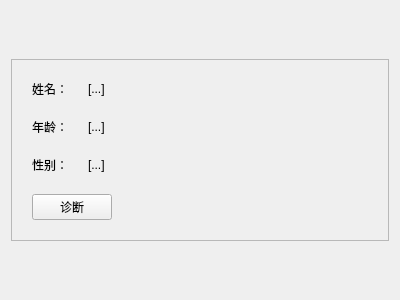
<?xml version="1.0" encoding="UTF-8"?>
<ui version="4.0">
 <class>PatientCard</class>
 <widget class="QWidget" name="PatientCard">
  <property name="geometry">
   <rect>
    <x>0</x>
    <y>0</y>
    <width>400</width>
    <height>300</height>
   </rect>
  </property>
  <property name="windowTitle">
   <string>Form</string>
  </property>
  <layout class="QVBoxLayout" name="verticalLayout">
   <item>
    <widget class="QFrame" name="CardFrame">
     <property name="sizePolicy">
      <sizepolicy hsizetype="Expanding" vsizetype="Fixed">
       <horstretch>0</horstretch>
       <verstretch>0</verstretch>
      </sizepolicy>
     </property>
     <property name="styleSheet">
      <string notr="true"/>
     </property>
     <property name="frameShape">
      <enum>QFrame::StyledPanel</enum>
     </property>
     <property name="frameShadow">
      <enum>QFrame::Raised</enum>
     </property>
     <layout class="QHBoxLayout" name="horizontalLayout">
      <property name="spacing">
       <number>20</number>
      </property>
      <property name="leftMargin">
       <number>20</number>
      </property>
      <property name="topMargin">
       <number>20</number>
      </property>
      <property name="rightMargin">
       <number>20</number>
      </property>
      <property name="bottomMargin">
       <number>20</number>
      </property>
      <item>
       <layout class="QVBoxLayout" name="verticalLayout_2">
        <item>
         <layout class="QFormLayout" name="formLayout">
          <property name="formAlignment">
           <set>Qt::AlignLeading|Qt::AlignLeft|Qt::AlignVCenter</set>
          </property>
          <property name="horizontalSpacing">
           <number>20</number>
          </property>
          <property name="verticalSpacing">
           <number>20</number>
          </property>
          <item row="0" column="0">
           <widget class="QLabel" name="ShowText_1">
            <property name="text">
             <string>姓名：</string>
            </property>
           </widget>
          </item>
          <item row="0" column="1">
           <widget class="QLabel" name="label_4">
            <property name="text">
             <string>[...]</string>
            </property>
           </widget>
          </item>
          <item row="1" column="0">
           <widget class="QLabel" name="ShowText_2">
            <property name="text">
             <string>年龄：</string>
            </property>
           </widget>
          </item>
          <item row="1" column="1">
           <widget class="QLabel" name="label_5">
            <property name="text">
             <string>[...]</string>
            </property>
           </widget>
          </item>
          <item row="2" column="0">
           <widget class="QLabel" name="ShowText_3">
            <property name="text">
             <string>性别：</string>
            </property>
           </widget>
          </item>
          <item row="2" column="1">
           <widget class="QLabel" name="label_6">
            <property name="text">
             <string>[...]</string>
            </property>
           </widget>
          </item>
         </layout>
        </item>
        <item>
         <widget class="QPushButton" name="DetailBtn">
          <property name="text">
           <string>诊断</string>
          </property>
         </widget>
        </item>
       </layout>
      </item>
      <item>
       <spacer name="horizontalSpacer">
        <property name="orientation">
         <enum>Qt::Horizontal</enum>
        </property>
        <property name="sizeHint" stdset="0">
         <size>
          <width>40</width>
          <height>20</height>
         </size>
        </property>
       </spacer>
      </item>
      <item>
       <widget class="QLabel" name="Photo">
        <property name="text">
         <string/>
        </property>
        <property name="pixmap">
         <pixmap resource="../res.qrc">:/img/picture/DefaultPhoto.jpg</pixmap>
        </property>
        <property name="scaledContents">
         <bool>true</bool>
        </property>
       </widget>
      </item>
     </layout>
    </widget>
   </item>
  </layout>
 </widget>
 <resources>
  <include location="../res.qrc"/>
 </resources>
 <connections/>
</ui>
